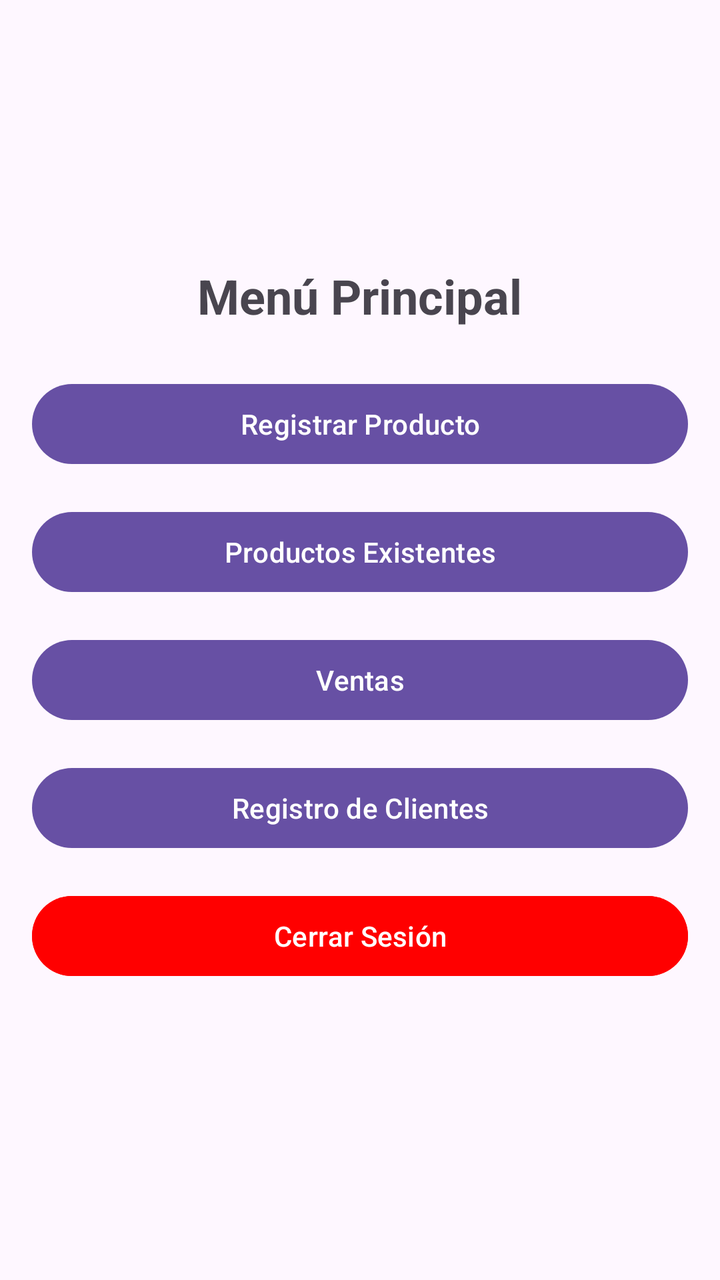
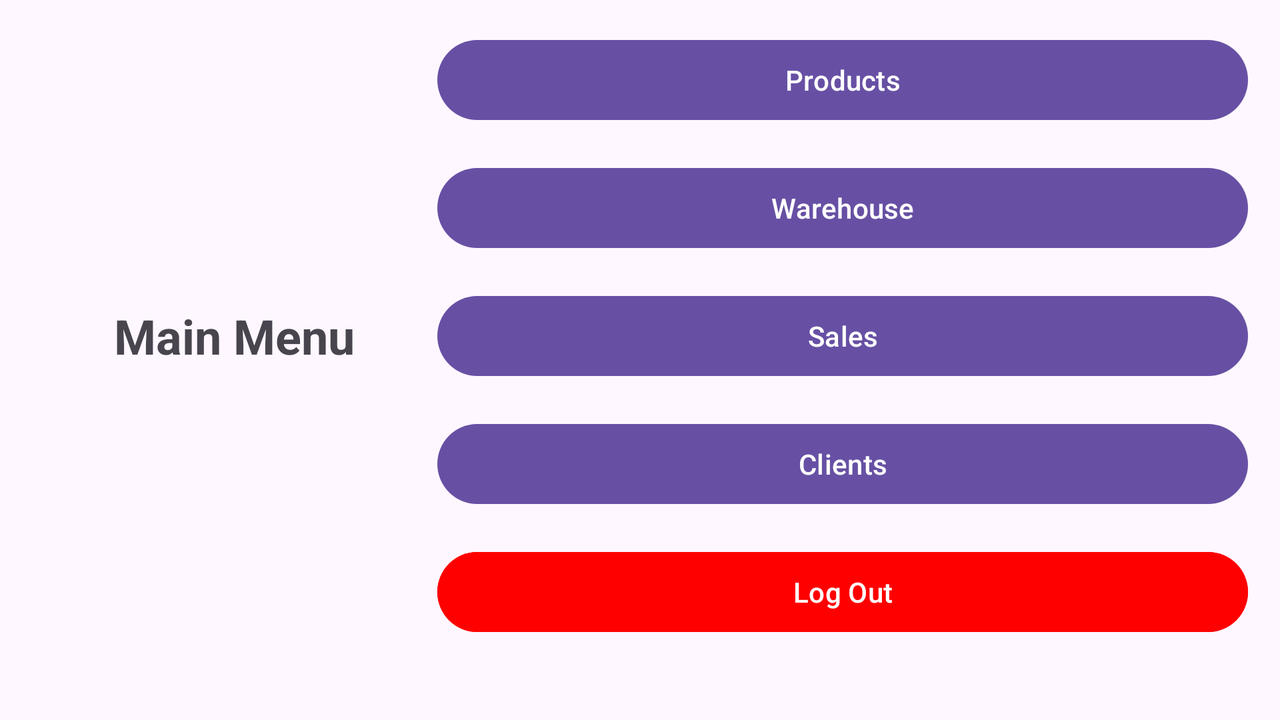

Compare how this app lays out the same screen by default and in its alternative resource folder. The renders come first, then the two layout files and the values they reference.
<!-- AndroidManifest.xml: application theme Theme.MiInventario -->
<!-- res/layout/activity_main.xml -->
<?xml version="1.0" encoding="utf-8"?>
<LinearLayout
    xmlns:android="http://schemas.android.com/apk/res/android"
    android:layout_width="match_parent"
    android:layout_height="match_parent"
    android:orientation="vertical"
    android:gravity="center"
    android:padding="16dp">

    <TextView
        android:id="@+id/tvTitulo"
        android:layout_width="wrap_content"
        android:layout_height="wrap_content"
        android:text="Menú Principal"
        android:textSize="24sp"
        android:textStyle="bold"
        android:gravity="center"
        android:layout_marginBottom="24dp"/>

    <Button
        android:id="@+id/btnRegistrarProducto"
        android:layout_width="match_parent"
        android:layout_height="wrap_content"
        android:text="Registrar Producto"
        android:layout_marginBottom="16dp"/>

    <Button
        android:id="@+id/btnProductosExistentes"
        android:layout_width="match_parent"
        android:layout_height="wrap_content"
        android:text="Productos Existentes"
        android:layout_marginBottom="16dp"/>

    <Button
        android:id="@+id/btnVentas"
        android:layout_width="match_parent"
        android:layout_height="wrap_content"
        android:text="Ventas"
        android:layout_marginBottom="16dp"/>

    <Button
        android:id="@+id/btnRegistroClientes"
        android:layout_width="match_parent"
        android:layout_height="wrap_content"
        android:text="Registro de Clientes"
        android:layout_marginBottom="16dp"/>

    <Button
        android:id="@+id/btnCerrarSesion"
        android:layout_width="match_parent"
        android:layout_height="wrap_content"
        android:text="Cerrar Sesión"
        android:layout_marginBottom="16dp"
        android:backgroundTint="#FF0000"
        android:textColor="#FFFFFF"/>
</LinearLayout>
<!-- resources referenced by this layout -->
<resources>
  <style name="Theme.MiInventario" parent="Base.Theme.MiInventario" />
  <style name="Base.Theme.MiInventario" parent="Theme.Material3.DayNight.NoActionBar">
          
          
      </style>
</resources>
<!-- res/layout-land/activity_main.xml (the repository's variant of the layout above) -->
<!-- drawn on the phone turned sideways -->
<?xml version="1.0" encoding="utf-8"?>
<LinearLayout
    xmlns:android="http://schemas.android.com/apk/res/android"
    android:layout_width="match_parent"
    android:layout_height="match_parent"
    android:orientation="horizontal"
    android:gravity="center"
    android:padding="16dp"
    android:id="@+id/menu">

    
    <LinearLayout
        android:layout_width="0dp"
        android:layout_height="match_parent"
        android:layout_weight="1"
        android:orientation="vertical"
        android:gravity="center">

        <TextView
            android:id="@+id/tvTitulo"
            android:layout_width="wrap_content"
            android:layout_height="wrap_content"
            android:text="@string/lvPrincipal"
            android:textSize="24sp"
            android:textStyle="bold"
            android:gravity="center"
            android:layout_marginBottom="24dp"/>
    </LinearLayout>

    
    <LinearLayout
        android:layout_width="0dp"
        android:layout_height="match_parent"
        android:layout_weight="2"
        android:orientation="vertical">

        <Button
            android:id="@+id/btnRegistrarProducto"
            android:layout_width="match_parent"
            android:layout_height="wrap_content"
            android:text="@string/btnRP"
            android:layout_marginBottom="16dp"/>

        <Button
            android:id="@+id/btnProductosExistentes"
            android:layout_width="match_parent"
            android:layout_height="wrap_content"
            android:text="@string/btnPE"
            android:layout_marginBottom="16dp"/>

        <Button
            android:id="@+id/btnVentas"
            android:layout_width="match_parent"
            android:layout_height="wrap_content"
            android:text="@string/btnVe"
            android:layout_marginBottom="16dp"/>

        <Button
            android:id="@+id/btnRegistroClientes"
            android:layout_width="match_parent"
            android:layout_height="wrap_content"
            android:text="@string/btnRC"
            android:layout_marginBottom="16dp"/>

        <Button
            android:id="@+id/btnCerrarSesion"
            android:layout_width="match_parent"
            android:layout_height="wrap_content"
            android:text="@string/bntCS"
            android:layout_marginBottom="16dp"
            android:backgroundTint="#FF0000"
            android:textColor="#FFFFFF"/>
    </LinearLayout>
</LinearLayout>
<!-- resources referenced by the variant -->
<!-- as the phone turned sideways resolves them -->
<resources>
  <string name="bntCS">Log Out</string>
  <string name="btnPE">Warehouse</string>
  <string name="btnRC">Clients</string>
  <string name="btnRP">Products</string>
  <string name="btnVe">Sales</string>
  <string name="lvPrincipal">Main Menu</string>
  <style name="Theme.MiInventario" parent="Base.Theme.MiInventario" />
  <style name="Base.Theme.MiInventario" parent="Theme.Material3.DayNight.NoActionBar">
          
          
      </style>
</resources>
